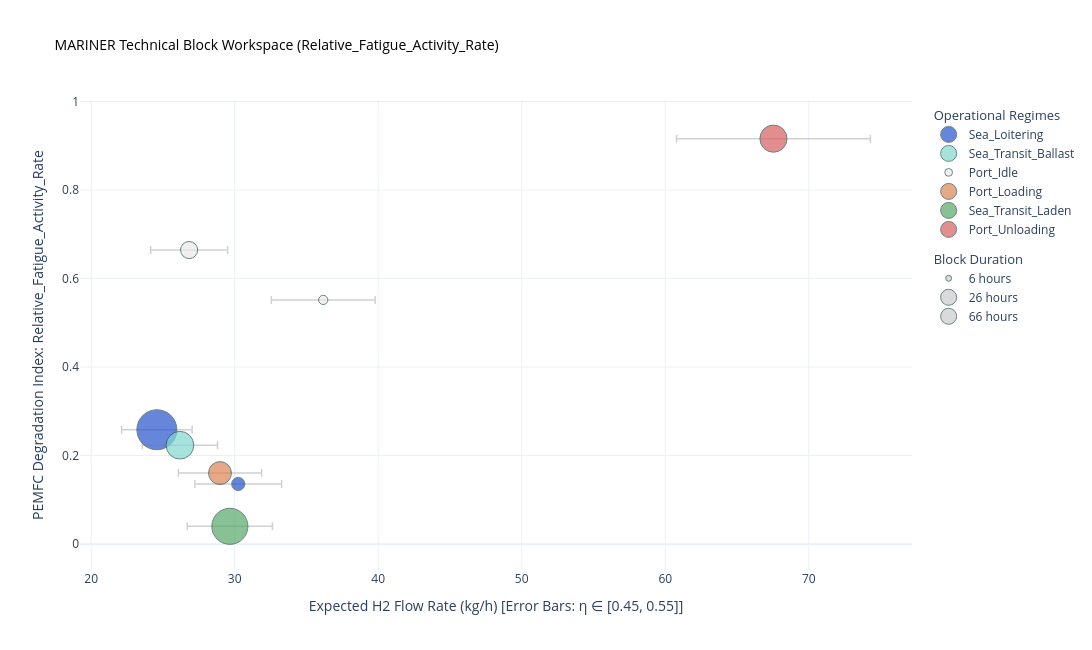
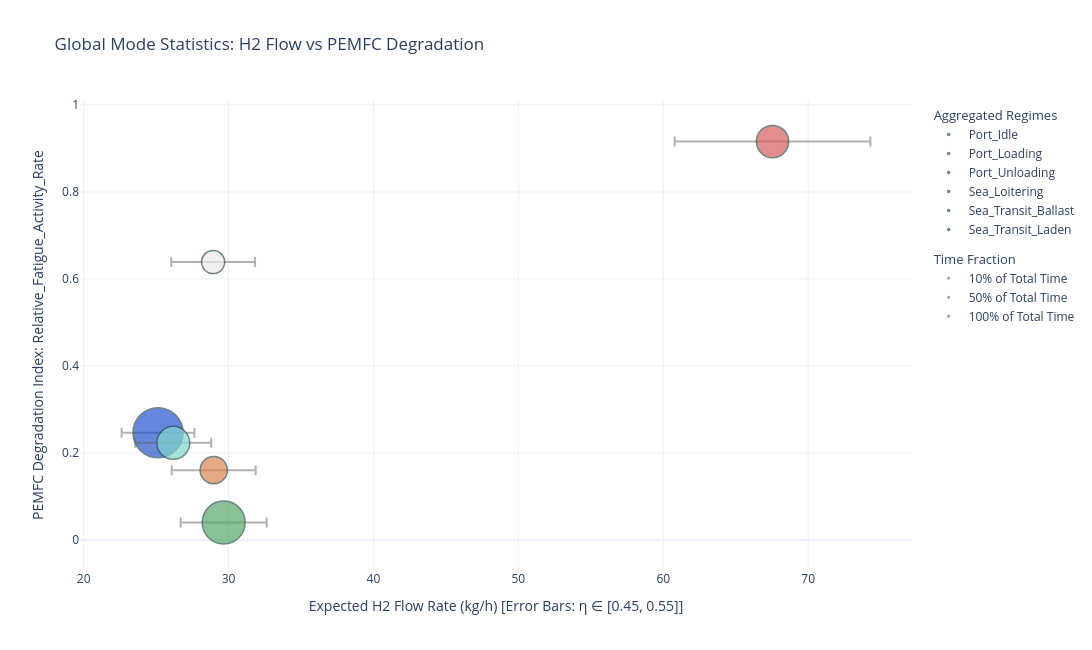

The notebook cell these images were saved under, in order:
### Code cell
fig_bricks_fatigue = plot_block_space(combined_raw_registry, y_axis_metric='Relative_Fatigue_Activity_Rate', print_table=True)
fig_bricks_fatigue.show()

fig_stats_fatigue = plot_mode_statistics(combined_raw_stats, y_axis_metric='Relative_Fatigue_Activity_Rate', print_table=True)
fig_stats_fatigue.show()

### Figure 1 — Plotly figure (JSON) as saved in the notebook; plotly's stock layout.template omitted (floating-point values rounded to 4 significant figures)
{"data": [{"error_x": {"array": [2.458, 3.025], "color": "rgba(120,120,120,0.35)", "symmetric": true, "thickness": 1.5, "type": "data", "width": 4}, "hoverinfo": "text", "legendgroup": "Modes", "legendgrouptitle": {"text": "Operational Regimes"}, "marker": {"color": "#2653CC", "line": {"color": "DarkSlateGrey", "width": 1}, "size": [65.5, 7.083], "sizemin": 4, "sizemode": "area", "sizeref": 0.08188}, "mode": "markers", "name": "Sea_Loitering", "text": ["<b>Mode Block: Sea_Loitering</b><br>File Origin: Rotherhithe_voy_179.csv<br>Start Timestamp: 2025-12-23 14:35<br>Total Duration: 65.50 h<br>Mean Power Demand: 405.4 kW<br>-----------------------------------<br>H2 Rate: [22.12 - 27.03] kg/h<br>Fatigue Damage Rate: 0.2584 (/s)<br>Power Fluctuation: 23.78 (kW²/s²)<br>", "<b>Mode Block: Sea_Loitering</b><br>File Origin: Rotherhithe_voy_179.csv<br>Start Timestamp: 2025-12-30 00:55<br>Total Duration: 7.08 h<br>Mean Power Demand: 498.9 kW<br>-----------------------------------<br>H2 Rate: [27.22 - 33.27] kg/h<br>Fatigue Damage Rate: 0.1359 (/s)<br>Power Fluctuation: 17.19 (kW²/s²)<br>"], "type": "scatter", "x": [24.58, 30.25], "y": [0.2584, 0.1359]}, {"error_x": {"array": [2.618], "color": "rgba(120,120,120,0.35)", "symmetric": true, "thickness": 1.5, "type": "data", "width": 4}, "hoverinfo": "text", "legendgroup": "Modes", "legendgrouptitle": {"text": "Operational Regimes"}, "marker": {"color": "#81D8D0", "line": {"color": "DarkSlateGrey", "width": 1}, "size": [31.42], "sizemin": 4, "sizemode": "area", "sizeref": 0.08188}, "mode": "markers", "name": "Sea_Transit_Ballast", "text": ["<b>Mode Block: Sea_Transit_Ballast</b><br>File Origin: Rotherhithe_voy_179.csv<br>Handling: Separated<br>Start Timestamp: 2025-12-22 10:50<br>Total Duration: 31.42 h<br>Mean Power Demand: 431.8 kW<br>-----------------------------------<br>H2 Rate: [23.56 - 28.80] kg/h<br>Fatigue Damage Rate: 0.2235 (/s)<br>Power Fluctuation: 29.71 (kW²/s²)<br>"], "type": "scatter", "x": [26.18], "y": [0.2235]}, {"error_x": {"array": [2.682, 3.617], "color": "rgba(120,120,120,0.35)", "symmetric": true, "thickness": 1.5, "type": "data", "width": 4}, "hoverinfo": "text", "legendgroup": "Modes", "legendgrouptitle": {"text": "Operational Regimes"}, "marker": {"color": "#EAEAEA", "line": {"color": "DarkSlateGrey", "width": 1}, "size": [12.0, 3.5], "sizemin": 4, "sizemode": "area", "sizeref": 0.08188}, "mode": "markers", "name": "Port_Idle", "text": ["<b>Mode Block: Port_Idle</b><br>File Origin: Rotherhithe_voy_179.csv<br>Start Timestamp: 2025-12-26 11:45<br>Total Duration: 12.00 h<br>Mean Power Demand: 442.4 kW<br>-----------------------------------<br>H2 Rate: [24.14 - 29.51] kg/h<br>Fatigue Damage Rate: 0.6644 (/s)<br>Power Fluctuation: 89.71 (kW²/s²)<br>", "<b>Mode Block: Port_Idle</b><br>File Origin: Rotherhithe_voy_179.csv<br>Start Timestamp: 2025-12-30 09:35<br>Total Duration: 3.50 h<br>Mean Power Demand: 596.5 kW<br>-----------------------------------<br>H2 Rate: [32.55 - 39.79] kg/h<br>Fatigue Damage Rate: 0.5517 (/s)<br>Power Fluctuation: 45.50 (kW²/s²)<br>"], "type": "scatter", "x": [26.82, 36.17], "y": [0.6644, 0.5517]}, {"error_x": {"array": [2.898], "color": "rgba(120,120,120,0.35)", "symmetric": true, "thickness": 1.5, "type": "data", "width": 4}, "hoverinfo": "text", "legendgroup": "Modes", "legendgrouptitle": {"text": "Operational Regimes"}, "marker": {"color": "#DD8452", "line": {"color": "DarkSlateGrey", "width": 1}, "size": [21.42], "sizemin": 4, "sizemode": "area", "sizeref": 0.08188}, "mode": "markers", "name": "Port_Loading", "text": ["<b>Mode Block: Port_Loading</b><br>File Origin: Rotherhithe_voy_179.csv<br>Start Timestamp: 2025-12-26 18:30<br>Total Duration: 21.42 h<br>Mean Power Demand: 477.9 kW<br>-----------------------------------<br>H2 Rate: [26.08 - 31.87] kg/h<br>Fatigue Damage Rate: 0.1606 (/s)<br>Power Fluctuation: 21.43 (kW²/s²)<br>"], "type": "scatter", "x": [28.98], "y": [0.1606]}, {"error_x": {"array": [2.966], "color": "rgba(120,120,120,0.35)", "symmetric": true, "thickness": 1.5, "type": "data", "width": 4}, "hoverinfo": "text", "legendgroup": "Modes", "legendgrouptitle": {"text": "Operational Regimes"}, "marker": {"color": "#55A868", "line": {"color": "DarkSlateGrey", "width": 1}, "size": [53.33], "sizemin": 4, "sizemode": "area", "sizeref": 0.08188}, "mode": "markers", "name": "Sea_Transit_Laden", "text": ["<b>Mode Block: Sea_Transit_Laden</b><br>File Origin: Rotherhithe_voy_179.csv<br>Handling: Separated<br>Start Timestamp: 2025-12-27 21:10<br>Total Duration: 53.33 h<br>Mean Power Demand: 489.2 kW<br>-----------------------------------<br>H2 Rate: [26.70 - 32.63] kg/h<br>Fatigue Damage Rate: 0.0402 (/s)<br>Power Fluctuation: 5.50 (kW²/s²)<br>"], "type": "scatter", "x": [29.66], "y": [0.04025]}, {"error_x": {"array": [6.754], "color": "rgba(120,120,120,0.35)", "symmetric": true, "thickness": 1.5, "type": "data", "width": 4}, "hoverinfo": "text", "legendgroup": "Modes", "legendgrouptitle": {"text": "Operational Regimes"}, "marker": {"color": "#D65F5F", "line": {"color": "DarkSlateGrey", "width": 1}, "size": [30.17], "sizemin": 4, "sizemode": "area", "sizeref": 0.08188}, "mode": "markers", "name": "Port_Unloading", "text": ["<b>Mode Block: Port_Unloading</b><br>File Origin: Rotherhithe_voy_179.csv<br>Start Timestamp: 2025-12-30 12:05<br>Total Duration: 30.17 h<br>Mean Power Demand: 1114.0 kW<br>-----------------------------------<br>H2 Rate: [60.79 - 74.30] kg/h<br>Fatigue Damage Rate: 0.9159 (/s)<br>Power Fluctuation: 79.38 (kW²/s²)<br>"], "type": "scatter", "x": [67.54], "y": [0.9159]}, {"legendgroup": "Size", "legendgrouptitle": {"text": "Block Duration"}, "marker": {"color": "rgba(150,150,150,0.5)", "line": {"color": "DarkSlateGrey", "width": 1}, "size": [6], "sizemode": "area", "sizeref": 0.08188}, "mode": "markers", "name": "6 hours", "type": "scatter", "x": [null], "y": [null]}, {"legendgroup": "Size", "legendgrouptitle": {"text": "Block Duration"}, "marker": {"color": "rgba(150,150,150,0.5)", "line": {"color": "DarkSlateGrey", "width": 1}, "size": [26], "sizemode": "area", "sizeref": 0.08188}, "mode": "markers", "name": "26 hours", "type": "scatter", "x": [null], "y": [null]}, {"legendgroup": "Size", "legendgrouptitle": {"text": "Block Duration"}, "marker": {"color": "rgba(150,150,150,0.5)", "line": {"color": "DarkSlateGrey", "width": 1}, "size": [66], "sizemode": "area", "sizeref": 0.08188}, "mode": "markers", "name": "66 hours", "type": "scatter", "x": [null], "y": [null]}], "layout": {"height": 650, "hovermode": "closest", "title": {"font": {"color": "black", "size": 14}, "text": "MARINER Technical Block Workspace (Relative_Fatigue_Activity_Rate)"}, "width": 1100, "xaxis": {"title": {"text": "Expected H2 Flow Rate (kg/h) [Error Bars: η ∈ [0.45, 0.55]]"}}, "yaxis": {"title": {"text": "PEMFC Degradation Index: Relative_Fatigue_Activity_Rate"}}}}

### Figure 2 — Plotly figure (JSON) as saved in the notebook; plotly's stock layout.template omitted (floating-point values rounded to 4 significant figures)
{"data": [{"error_x": {"array": [2.893], "arrayminus": [2.893], "color": "rgba(100,100,100,0.5)", "thickness": 2, "type": "data", "width": 5}, "hoverinfo": "text", "hovertext": ["<b>Port_Idle</b><br>Time Fraction: 6.9% (15.5 hrs)<br>Mean Power: 477.2 kW<br>H2 Rate: [26.04 - 31.83] kg/h<br>Fatigue Damage Rate: 0.6389 (/h)<br>Power Fluctuation: 79.73 (kW^3/h^3)<br>"], "legendgroup": "Modes", "legendgrouptitle": {"text": "Aggregated Regimes"}, "marker": {"color": "#EAEAEA", "line": {"color": "DarkSlateGrey", "width": 1.5}, "size": [0.06907], "sizemin": 10, "sizemode": "area", "sizeref": 0.0002587}, "mode": "markers", "name": "Port_Idle", "type": "scatter", "x": [28.93], "y": [0.6389]}, {"error_x": {"array": [2.898], "arrayminus": [2.898], "color": "rgba(100,100,100,0.5)", "thickness": 2, "type": "data", "width": 5}, "hoverinfo": "text", "hovertext": ["<b>Port_Loading</b><br>Time Fraction: 9.5% (21.4 hrs)<br>Mean Power: 477.9 kW<br>H2 Rate: [26.08 - 31.87] kg/h<br>Fatigue Damage Rate: 0.1606 (/h)<br>Power Fluctuation: 21.43 (kW^3/h^3)<br>"], "legendgroup": "Modes", "legendgrouptitle": {"text": "Aggregated Regimes"}, "marker": {"color": "#DD8452", "line": {"color": "DarkSlateGrey", "width": 1.5}, "size": [0.09543], "sizemin": 10, "sizemode": "area", "sizeref": 0.0002587}, "mode": "markers", "name": "Port_Loading", "type": "scatter", "x": [28.98], "y": [0.1606]}, {"error_x": {"array": [6.754], "arrayminus": [6.754], "color": "rgba(100,100,100,0.5)", "thickness": 2, "type": "data", "width": 5}, "hoverinfo": "text", "hovertext": ["<b>Port_Unloading</b><br>Time Fraction: 13.4% (30.2 hrs)<br>Mean Power: 1114.0 kW<br>H2 Rate: [60.79 - 74.30] kg/h<br>Fatigue Damage Rate: 0.9159 (/h)<br>Power Fluctuation: 79.38 (kW^3/h^3)<br>"], "legendgroup": "Modes", "legendgrouptitle": {"text": "Aggregated Regimes"}, "marker": {"color": "#D65F5F", "line": {"color": "DarkSlateGrey", "width": 1.5}, "size": [0.1344], "sizemin": 10, "sizemode": "area", "sizeref": 0.0002587}, "mode": "markers", "name": "Port_Unloading", "type": "scatter", "x": [67.54], "y": [0.9159]}, {"error_x": {"array": [2.513], "arrayminus": [2.513], "color": "rgba(100,100,100,0.5)", "thickness": 2, "type": "data", "width": 5}, "hoverinfo": "text", "hovertext": ["<b>Sea_Loitering</b><br>Time Fraction: 32.3% (72.6 hrs)<br>Mean Power: 414.5 kW<br>H2 Rate: [22.62 - 27.64] kg/h<br>Fatigue Damage Rate: 0.2465 (/h)<br>Power Fluctuation: 23.14 (kW^3/h^3)<br>"], "legendgroup": "Modes", "legendgrouptitle": {"text": "Aggregated Regimes"}, "marker": {"color": "#2653CC", "line": {"color": "DarkSlateGrey", "width": 1.5}, "size": [0.3234], "sizemin": 10, "sizemode": "area", "sizeref": 0.0002587}, "mode": "markers", "name": "Sea_Loitering", "type": "scatter", "x": [25.13], "y": [0.2465]}, {"error_x": {"array": [2.618], "arrayminus": [2.618], "color": "rgba(100,100,100,0.5)", "thickness": 2, "type": "data", "width": 5}, "hoverinfo": "text", "hovertext": ["<b>Sea_Transit_Ballast</b><br>Time Fraction: 14.0% (31.4 hrs)<br>Mean Power: 431.8 kW<br>H2 Rate: [23.56 - 28.80] kg/h<br>Fatigue Damage Rate: 0.2235 (/h)<br>Power Fluctuation: 29.71 (kW^3/h^3)<br>"], "legendgroup": "Modes", "legendgrouptitle": {"text": "Aggregated Regimes"}, "marker": {"color": "#81D8D0", "line": {"color": "DarkSlateGrey", "width": 1.5}, "size": [0.14], "sizemin": 10, "sizemode": "area", "sizeref": 0.0002587}, "mode": "markers", "name": "Sea_Transit_Ballast", "type": "scatter", "x": [26.18], "y": [0.2235]}, {"error_x": {"array": [2.966], "arrayminus": [2.966], "color": "rgba(100,100,100,0.5)", "thickness": 2, "type": "data", "width": 5}, "hoverinfo": "text", "hovertext": ["<b>Sea_Transit_Laden</b><br>Time Fraction: 23.8% (53.3 hrs)<br>Mean Power: 489.2 kW<br>H2 Rate: [26.70 - 32.63] kg/h<br>Fatigue Damage Rate: 0.0402 (/h)<br>Power Fluctuation: 5.50 (kW^3/h^3)<br>"], "legendgroup": "Modes", "legendgrouptitle": {"text": "Aggregated Regimes"}, "marker": {"color": "#55A868", "line": {"color": "DarkSlateGrey", "width": 1.5}, "size": [0.2377], "sizemin": 10, "sizemode": "area", "sizeref": 0.0002587}, "mode": "markers", "name": "Sea_Transit_Laden", "type": "scatter", "x": [29.66], "y": [0.04025]}, {"legendgroup": "Size", "legendgrouptitle": {"text": "Time Fraction"}, "marker": {"color": "rgba(150,150,150,0.5)", "line": {"color": "DarkSlateGrey", "width": 1}, "size": [0.1], "sizemode": "area", "sizeref": 0.0002587}, "mode": "markers", "name": "10% of Total Time", "type": "scatter", "x": [null], "y": [null]}, {"legendgroup": "Size", "legendgrouptitle": {"text": "Time Fraction"}, "marker": {"color": "rgba(150,150,150,0.5)", "line": {"color": "DarkSlateGrey", "width": 1}, "size": [0.5], "sizemode": "area", "sizeref": 0.0002587}, "mode": "markers", "name": "50% of Total Time", "type": "scatter", "x": [null], "y": [null]}, {"legendgroup": "Size", "legendgrouptitle": {"text": "Time Fraction"}, "marker": {"color": "rgba(150,150,150,0.5)", "line": {"color": "DarkSlateGrey", "width": 1}, "size": [1], "sizemode": "area", "sizeref": 0.0002587}, "mode": "markers", "name": "100% of Total Time", "type": "scatter", "x": [null], "y": [null]}], "layout": {"height": 650, "hovermode": "closest", "title": {"text": "Global Mode Statistics: H2 Flow vs PEMFC Degradation"}, "width": 1100, "xaxis": {"title": {"text": "Expected H2 Flow Rate (kg/h) [Error Bars: η ∈ [0.45, 0.55]]"}}, "yaxis": {"title": {"text": "PEMFC Degradation Index: Relative_Fatigue_Activity_Rate"}}}}
